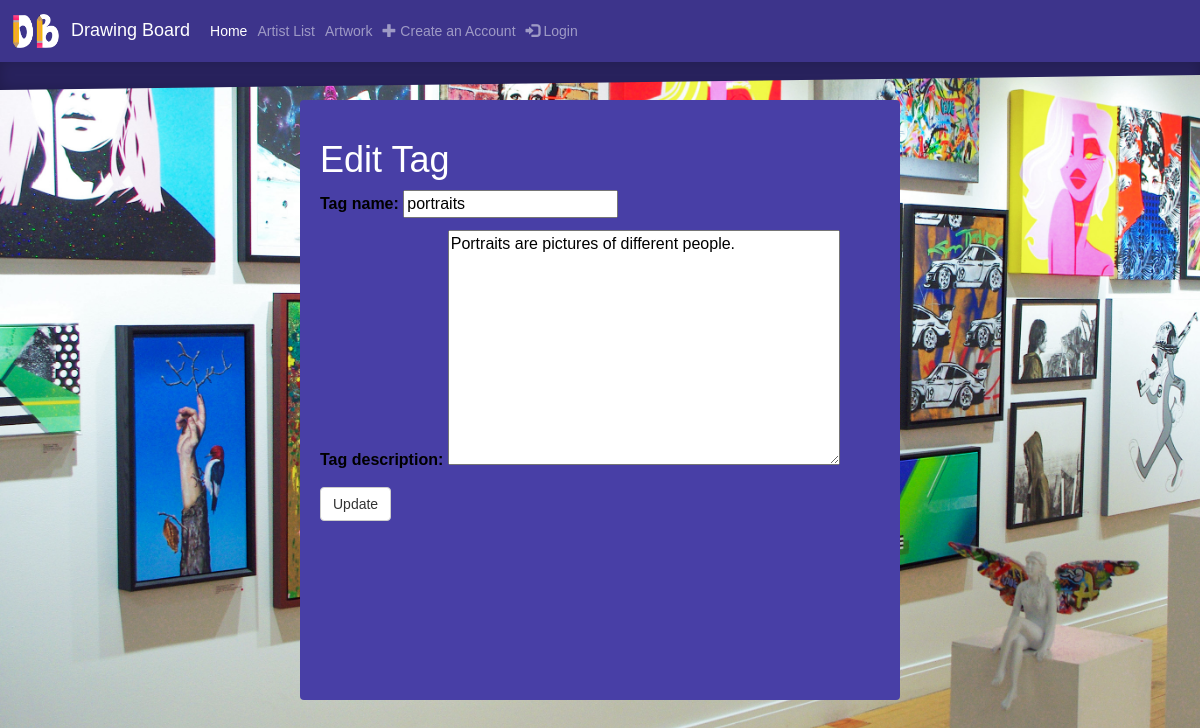
Page /tag/5/edit/ on the committed database.
### gallery/models.py (models this page shows, shortened)
class Tag(models.Model):
    tag_name = models.CharField(max_length=50)
    tag_description = models.TextField(max_length=280, null=True, blank=True)

### gallery/views.py (the view)
# urls.py: path('tag/<int:pk>/edit/', views.tag_edit, name='tag_edit'),
def tag_edit(request, pk):
    tag = get_object_or_404(Tag, pk=pk)
    if request.method == "POST":
        form = TagForm(request.POST, request.FILES, instance=tag)
        if form.is_valid():
            tag = form.save(commit=False)
            tag.save()
            return redirect('gallery:tag_list')
    else:
        form = TagForm(instance=tag)
    return render(request, 'gallery/tag_edit.html', {'form': form})

### gallery/forms.py
class TagForm(forms.ModelForm):
    class Meta:
        model = Tag
        fields = ('tag_name', 'tag_description')

### gallery/templates/gallery/tag_edit.html (shortened to what this page needs)
<!DOCTYPE html>
{% extends 'gallery/base.html' %}
{% load static %}
{% block content %}
    <head>
    </head>
    <div class = "editbox">
        <h1>Edit Tag</h1>
        <div class = "edit-form">
            <form method="POST" enctype="multipart/form-data" class="tag_form">{% csrf_token %}
                {{ form.as_p }}
                <button type="submit" class="save btn btn-default">Update</button>
            </form>
        </div>
    </div>
{% endblock %}

### gallery/templates/gallery/base.html (style rules this page uses)
body, html { font-family: 'Roboto', sans-serif; height: 100%; background-color: black; }

### rows in the picture
Tag: tag_name "portraits", tag_description "Portraits are pictures of different people."
